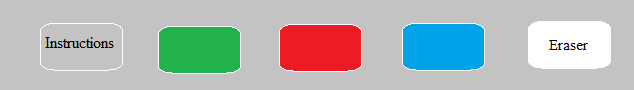
#> input picture Hand Detection/Painter/menu.png, 634 x 90 px
$ python menu_analysis.py
#> lines starting #> are read from the running program, lines starting #| are printed output that depends on the picture
import cv2
import numpy as np

image = cv2.imread("menu.png")
#> image is the input picture: shape (90, 634, 3); mean B, G, R 183.4, 184.9, 178.8
print(f"[INFO] Shape of menu image: {image.shape}")
#| [INFO] Shape of menu image: (90, 634, 3)

blank = np.zeros((100, 999, 3), dtype="uint8")
blank[:90,:634] = image
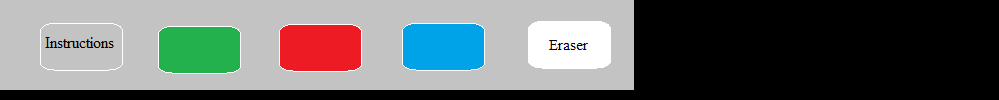
#> blank: shape (100, 999, 3); mean B, G, R 104.8, 105.6, 102.1

cv2.imshow("instruction", blank)
cv2.imshow("menu", image)

cv2.waitKey(0)
cv2.destroyAllWindows()
